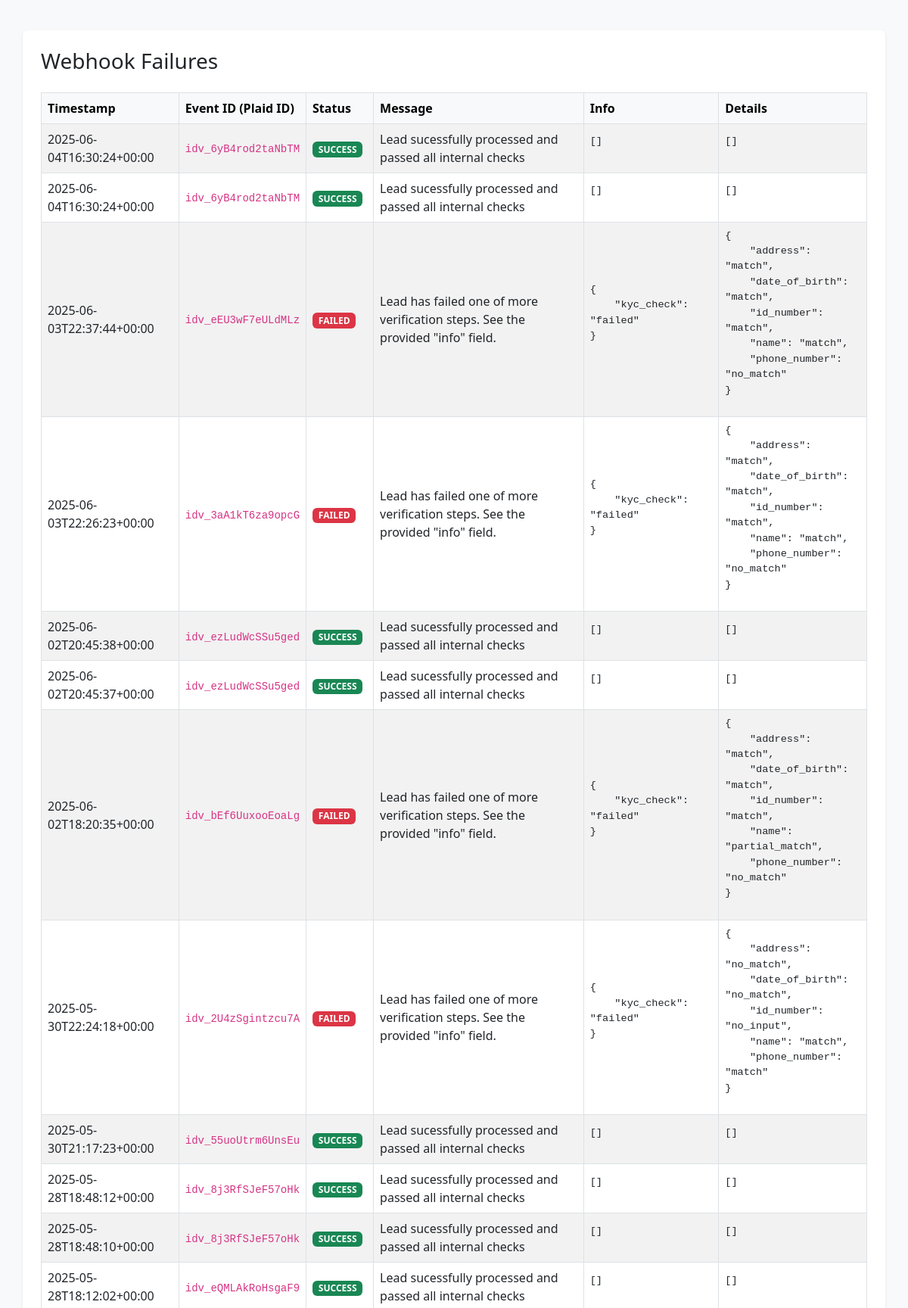
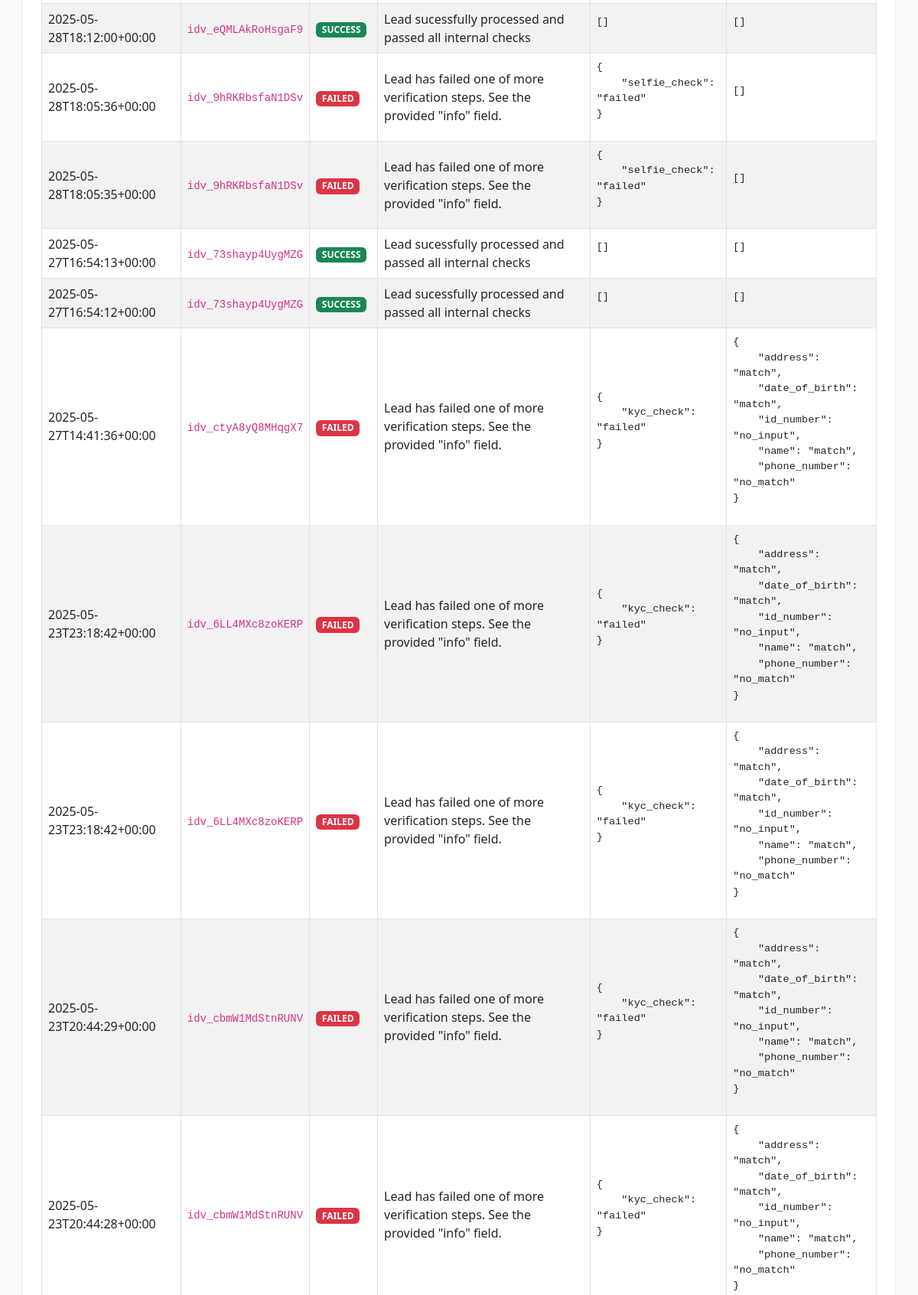
The page /admin/webhook-errors.php (signed in, upper part) on the database its author committed (2 pictures, top to bottom).
### tables this page shows
CREATE TABLE webhook_logs (
    id INTEGER PRIMARY KEY AUTOINCREMENT,
    event_id TEXT,
    lead_status TEXT,
    message TEXT,
    info TEXT,
    details TEXT,
    received_at TEXT DEFAULT CURRENT_TIMESTAMP
);

### admin/webhook-errors.php (the view, shortened to what this page needs)
<!DOCTYPE html>
<html>
<head>
    <link href="https://cdn.jsdelivr.net/npm/bootstrap@5.3.0/dist/css/bootstrap.min.css" rel="stylesheet">
</head>
<body class="p-4 bg-light">
<div class="table-responsive">
    <div class="container p-4 mt-3 bg-white shadow-sm rounded">
    <h3 class="mb-4">Webhook Failures</h3>
<table class="table table-bordered table-striped align-middle">
    <thead class="table-light">
        <tr>
            <th>Timestamp</th>
            <th>Event ID (Plaid ID)</th>
            <th>Status</th>
            <th>Message</th>
            <th>Info</th>
            <th>Details</th>
        </tr>
    </thead>
    <tbody>
        <?php
        $db = new PDO("sqlite:" . DB_PATH);
        $stmt = $db->query("SELECT * FROM webhook_logs ORDER BY received_at DESC");
        foreach ($stmt as $row) {
            $status = strtolower($row['lead_status']);
            $statusBadge = "<span class='badge bg-secondary'>{$row['lead_status']}</span>";
            if ($status === 'failed') $statusBadge = "<span class='badge bg-danger text-uppercase'>{$row['lead_status']}</span>";
            elseif ($status === 'success') $statusBadge = "<span class='badge bg-success text-uppercase'>{$row['lead_status']}</span>";
            $info = json_encode(json_decode($row['info'], true), JSON_PRETTY_PRINT | JSON_UNESCAPED_SLASHES);
            $details = json_encode(json_decode($row['details'], true), JSON_PRETTY_PRINT | JSON_UNESCAPED_SLASHES);
            echo "<tr>
                <td>" . htmlspecialchars($row['received_at']) . "</td>
                <td><code>" . htmlspecialchars($row['event_id']) . "</code></td>
                <td>$statusBadge</td>
                <td>" . nl2br(htmlspecialchars($row['message'])) . "</td>
                <td><pre style='white-space: pre-wrap; font-size: 0.85rem;'>" . htmlspecialchars($info) . "</pre></td>
                <td><pre style='white-space: pre-wrap; font-size: 0.85rem;'>" . htmlspecialchars($details) . "</pre></td>
            </tr>";
        }
        ?>
    </tbody>
</table>
</div>
</div>
</body>
</html>

### rows shown on the page
webhook_logs: received_at "2025-06-04T16:30:24+00:00", event "idv_6yB4rod2taNbTM", lead_status "SUCCESS", message "Lead sucessfully processed and passed all internal checks", info "[]", details "[]"
webhook_logs: received_at "2025-06-04T16:30:24+00:00", event "idv_6yB4rod2taNbTM", lead_status "SUCCESS", message "Lead sucessfully processed and passed all internal checks", info "[]", details "[]"
webhook_logs: received_at "2025-06-03T22:37:44+00:00", event "idv_eEU3wF7eULdMLz", lead_status "FAILED", message "Lead has failed one of more verification steps. See the provided \"info\" field.", info "{ \"kyc_check\": \"failed\" }", details "{ \"address\": \"match\", \"date_of_birth\": \"match\", \"id_number\": \"match\", \"name\": \"match\", \"phone_number\": \"no_match\" }"
webhook_logs: received_at "2025-06-03T22:26:23+00:00", event "idv_3aA1kT6za9opcG", lead_status "FAILED", message "Lead has failed one of more verification steps. See the provided \"info\" field.", info "{ \"kyc_check\": \"failed\" }", details "{ \"address\": \"match\", \"date_of_birth\": \"match\", \"id_number\": \"match\", \"name\": \"match\", \"phone_number\": \"no_match\" }"
webhook_logs: received_at "2025-06-02T20:45:38+00:00", event "idv_ezLudWcSSu5ged", lead_status "SUCCESS", message "Lead sucessfully processed and passed all internal checks", info "[]", details "[]"
webhook_logs: received_at "2025-06-02T20:45:37+00:00", event "idv_ezLudWcSSu5ged", lead_status "SUCCESS", message "Lead sucessfully processed and passed all internal checks", info "[]", details "[]"
webhook_logs: received_at "2025-06-02T18:20:35+00:00", event "idv_bEf6UuxooEoaLg", lead_status "FAILED", message "Lead has failed one of more verification steps. See the provided \"info\" field.", info "{ \"kyc_check\": \"failed\" }", details "{ \"address\": \"match\", \"date_of_birth\": \"match\", \"id_number\": \"match\", \"name\": \"partial_match\", \"phone_number\": \"no_match\" }"
webhook_logs: received_at "2025-05-30T22:24:18+00:00", event "idv_2U4zSgintzcu7A", lead_status "FAILED", message "Lead has failed one of more verification steps. See the provided \"info\" field.", info "{ \"kyc_check\": \"failed\" }", details "{ \"address\": \"no_match\", \"date_of_birth\": \"no_match\", \"id_number\": \"no_input\", \"name\": \"match\", \"phone_number\": \"match\" }"
webhook_logs: received_at "2025-05-30T21:17:23+00:00", event "idv_55uoUtrm6UnsEu", lead_status "SUCCESS", message "Lead sucessfully processed and passed all internal checks", info "[]", details "[]"
webhook_logs: received_at "2025-05-28T18:48:12+00:00", event "idv_8j3RfSJeF57oHk", lead_status "SUCCESS", message "Lead sucessfully processed and passed all internal checks", info "[]", details "[]"
webhook_logs: received_at "2025-05-28T18:48:10+00:00", event "idv_8j3RfSJeF57oHk", lead_status "SUCCESS", message "Lead sucessfully processed and passed all internal checks", info "[]", details "[]"
webhook_logs: received_at "2025-05-28T18:12:02+00:00", event "idv_eQMLAkRoHsgaF9", lead_status "SUCCESS", message "Lead sucessfully processed and passed all internal checks", info "[]", details "[]"
webhook_logs: received_at "2025-05-28T18:12:00+00:00", event "idv_eQMLAkRoHsgaF9", lead_status "SUCCESS", message "Lead sucessfully processed and passed all internal checks", info "[]", details "[]"
webhook_logs: received_at "2025-05-28T18:05:36+00:00", event "idv_9hRKRbsfaN1DSv", lead_status "FAILED", message "Lead has failed one of more verification steps. See the provided \"info\" field.", info "{ \"selfie_check\": \"failed\" }…", details "[]"
webhook_logs: received_at "2025-05-28T18:05:35+00:00", event "idv_9hRKRbsfaN1DSv", lead_status "FAILED", message "Lead has failed one of more verification steps. See the provided \"info\" field.", info "{ \"selfie_check\": \"failed\" }…", details "[]"
webhook_logs: received_at "2025-05-27T16:54:13+00:00", event "idv_73shayp4UygMZG", lead_status "SUCCESS", message "Lead sucessfully processed and passed all internal checks", info "[]", details "[]"
webhook_logs: received_at "2025-05-27T16:54:12+00:00", event "idv_73shayp4UygMZG", lead_status "SUCCESS", message "Lead sucessfully processed and passed all internal checks", info "[]", details "[]"
webhook_logs: received_at "2025-05-27T14:41:36+00:00", event "idv_ctyA8yQ8MHqgX7", lead_status "FAILED", message "Lead has failed one of more verification steps. See the provided \"info\" field.", info "{ \"kyc_check\": \"failed\" }", details "{ \"address\": \"match\", \"date_of_birth\": \"match\", \"id_number\": \"no_input\", \"name\": \"match\", \"phone_number\": \"no_match\" }"
webhook_logs: received_at "2025-05-23T23:18:42+00:00", event "idv_6LL4MXc8zoKERP", lead_status "FAILED", message "Lead has failed one of more verification steps. See the provided \"info\" field.", info "{ \"kyc_check\": \"failed\" }", details "{ \"address\": \"match\", \"date_of_birth\": \"match\", \"id_number\": \"no_input\", \"name\": \"match\", \"phone_number\": \"no_match\" }"
webhook_logs: received_at "2025-05-23T23:18:42+00:00", event "idv_6LL4MXc8zoKERP", lead_status "FAILED", message "Lead has failed one of more verification steps. See the provided \"info\" field.", info "{ \"kyc_check\": \"failed\" }", details "{ \"address\": \"match\", \"date_of_birth\": \"match\", \"id_number\": \"no_input\", \"name\": \"match\", \"phone_number\": \"no_match\" }"
webhook_logs: received_at "2025-05-23T20:44:29+00:00", event "idv_cbmW1MdStnRUNV", lead_status "FAILED", message "Lead has failed one of more verification steps. See the provided \"info\" field.", info "{ \"kyc_check\": \"failed\" }", details "{ \"address\": \"match\", \"date_of_birth\": \"match\", \"id_number\": \"no_input\", \"name\": \"match\", \"phone_number\": \"no_match\" }"
webhook_logs: received_at "2025-05-23T20:44:28+00:00", event "idv_cbmW1MdStnRUNV", lead_status "FAILED", message "Lead has failed one of more verification steps. See the provided \"info\" field.", info "{ \"kyc_check\": \"failed\" }", details "{ \"address\": \"match\", \"date_of_birth\": \"match\", \"id_number\": \"no_input\", \"name\": \"match\", \"phone_number\": \"no_match\" }"
